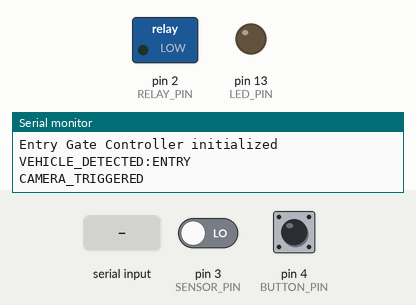
Bench run of a sketch on a simulated Arduino Uno, built with avr-gcc and run on an emulated ATmega328P. Parts: switched loads named in the sketch (green lamp = pin HIGH), output pins drawn as LEDs (lit = HIGH), the last lines printed to the serial monitor. The test bench sets the inputs (shaded band); at power-on: pin 4 (BUTTON_PIN) HIGH, pin 3 (SENSOR_PIN) LOW. Pins used as bus, display or sensor lines are not drawn.

Above: at 1.2 s.
1.3 s: pin 4 (BUTTON_PIN) pulled LOW for 0.15 s
At 2.0 s:
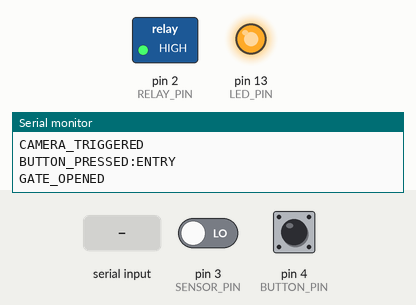
4.4 s: "CLOSE_GATE\n" received over Serial
At 5.3 s:
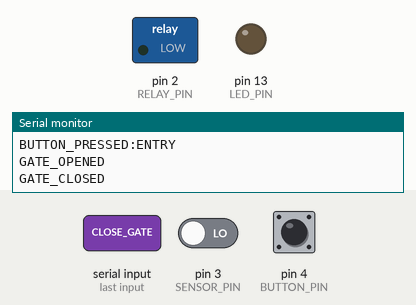
5.9 s: "OPEN_GATE\n" received over Serial
At 6.4 s:
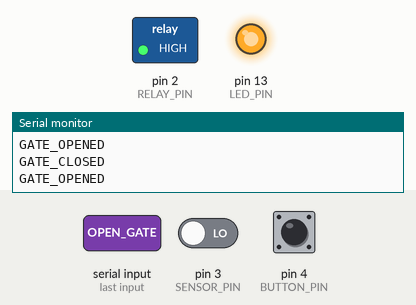
7.4 s: pin 4 (BUTTON_PIN) pulled LOW for 1 s
At 7.9 s:
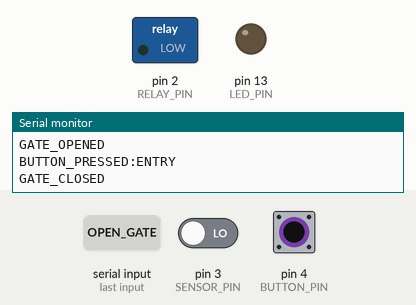
Timing chart, 0 to 10.4 s (numbered marks = the images above; inputs shaded):
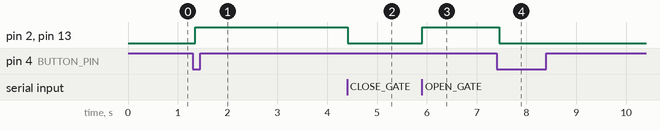

The sketch:

relay.ino
```cpp
/*
 * ParkIRC Entry Gate Controller
 *
 * Controls the entry gate for a parking system
 * Interfaces with sensors and communicates with the desktop application
 */

// Define pins
const int RELAY_PIN = 2;       // Relay control pin
const int SENSOR_PIN = 3;      // Vehicle sensor pin (IR sensor or loop detector)
const int BUTTON_PIN = 4;      // Manual button pin
const int LED_PIN = 13;        // Status LED
const int CAMERA_TRIGGER_PIN = 5;  // Pin to trigger external camera (optional)
const int PRINTER_TRIGGER_PIN = 6; // Pin to trigger external thermal printer (optional)

// Timing constants
const unsigned long GATE_OPEN_TIME = 10000;  // Time gate stays open (10 seconds)
const unsigned long DEBOUNCE_DELAY = 50;     // Debounce time for button (50ms)
const unsigned long CAMERA_TRIGGER_TIME = 200; // Camera trigger pulse duration (ms)
const unsigned long PRINTER_TRIGGER_TIME = 500; // Printer trigger pulse duration (ms)

// State variables
bool gateOpen = false;
bool vehicleDetected = false;
bool lastButtonState = HIGH;   // Assuming pull-up resistor
bool buttonState = HIGH;       // Assuming pull-up resistor
unsigned long lastDebounceTime = 0;
unsigned long gateOpenTime = 0;
unsigned long cameraTriggerTime = 0;
unsigned long printerTriggerTime = 0;
bool cameraTriggerActive = false;
bool printerTriggerActive = false;
String ticketData = "";

void setup() {
  // Initialize serial communication
  Serial.begin(9600);

  // Initialize pins
  pinMode(RELAY_PIN, OUTPUT);
  pinMode(SENSOR_PIN, INPUT);
  pinMode(BUTTON_PIN, INPUT_PULLUP);
  pinMode(LED_PIN, OUTPUT);
  pinMode(CAMERA_TRIGGER_PIN, OUTPUT);
  pinMode(PRINTER_TRIGGER_PIN, OUTPUT);

  // Initialize outputs to inactive state
  digitalWrite(RELAY_PIN, LOW);
  digitalWrite(LED_PIN, LOW);
  digitalWrite(CAMERA_TRIGGER_PIN, LOW);
  digitalWrite(PRINTER_TRIGGER_PIN, LOW);

  // Initialize gate to closed position
  closeGate();

  Serial.println("Entry Gate Controller initialized");
}

void loop() {
  // Check for commands from desktop application
  checkSerialCommands();

  // Check vehicle sensor
  checkVehicleSensor();

  // Check manual button
  checkButton();

  // Check if it's time to close the gate
  checkGateTimer();

  // Check camera and printer trigger timers
  checkCameraTimer();
  checkPrinterTimer();
}

void checkSerialCommands() {
  if (Serial.available() > 0) {
    String command = Serial.readStringUntil('\n');
    command.trim();

    if (command == "OPEN_GATE") {
      openGate();
    }
    else if (command == "CLOSE_GATE") {
      closeGate();
    }
    else if (command == "STATUS") {
      sendStatus();
    }
    else if (command.startsWith("CAPTURE_IMAGE")) {
      triggerCamera();
    }
    else if (command.startsWith("PRINTV:")) {
      // Extract ticket data from command (format: PRINTV:DATA_TO_PRINT)
      ticketData = command.substring(7);
      triggerPrinter();
    }
  }
}

void checkVehicleSensor() {
  bool currentSensorState = digitalRead(SENSOR_PIN) == LOW; // LOW when vehicle is detected

  // If sensor state has changed
  if (currentSensorState != vehicleDetected) {
    vehicleDetected = currentSensorState;

    if (vehicleDetected) {
      // Vehicle has been detected
      Serial.println("VEHICLE_DETECTED:ENTRY");

      // Auto-trigger camera when vehicle is detected
      triggerCamera();
    } else {
      // Vehicle has left sensor area
      Serial.println("VEHICLE_LEFT:ENTRY");
    }
  }
}

void checkButton() {
  // Read button state with debounce
  int reading = digitalRead(BUTTON_PIN);

  if (reading != lastButtonState) {
    lastDebounceTime = millis();
  }

  if ((millis() - lastDebounceTime) > DEBOUNCE_DELAY) {
    if (reading != buttonState) {
      buttonState = reading;

      // Button is pressed (LOW due to pull-up)
      if (buttonState == LOW) {
        Serial.println("BUTTON_PRESSED:ENTRY");
        toggleGate();
      }
    }
  }

  lastButtonState = reading;
}

void checkGateTimer() {
  // Auto-close gate after timeout if it's open
  if (gateOpen && (millis() - gateOpenTime > GATE_OPEN_TIME)) {
    closeGate();
  }
}

void checkCameraTimer() {
  // Turn off camera trigger after specified duration
  if (cameraTriggerActive && (millis() - cameraTriggerTime > CAMERA_TRIGGER_TIME)) {
    digitalWrite(CAMERA_TRIGGER_PIN, LOW);
    cameraTriggerActive = false;
  }
}

void checkPrinterTimer() {
  // Turn off printer trigger after specified duration
  if (printerTriggerActive && (millis() - printerTriggerTime > PRINTER_TRIGGER_TIME)) {
    digitalWrite(PRINTER_TRIGGER_PIN, LOW);
    printerTriggerActive = false;
  }
}

void openGate() {
  if (!gateOpen) {
    digitalWrite(RELAY_PIN, HIGH);  // Activate relay
    digitalWrite(LED_PIN, HIGH);    // Turn on LED
    gateOpen = true;
    gateOpenTime = millis();        // Start timer
    Serial.println("GATE_OPENED");
  }
}

void closeGate() {
  if (gateOpen) {
    digitalWrite(RELAY_PIN, LOW);   // Deactivate relay
    digitalWrite(LED_PIN, LOW);     // Turn off LED
    gateOpen = false;
    Serial.println("GATE_CLOSED");
  }
}

void toggleGate() {
  if (gateOpen) {
    closeGate();
  } else {
    openGate();
  }
}

void triggerCamera() {
  // Activate camera trigger pin (could connect to camera's remote shutter)
  digitalWrite(CAMERA_TRIGGER_PIN, HIGH);
  cameraTriggerTime = millis();
  cameraTriggerActive = true;
  Serial.println("CAMERA_TRIGGERED");
}

void triggerPrinter() {
  // Activate printer trigger pin
  digitalWrite(PRINTER_TRIGGER_PIN, HIGH);
  printerTriggerTime = millis();
  printerTriggerActive = true;
  Serial.println("PRINTING_TICKET:" + ticketData);
}

void sendStatus() {
  Serial.print("STATUS:");
  Serial.print(gateOpen ? "OPEN" : "CLOSED");
  Serial.print(",");
  Serial.println(vehicleDetected ? "VEHICLE_DETECTED" : "NO_VEHICLE");
} 
```

Measured:
- after the input at 1.3 s, pin 2 (RELAY_PIN), pin 13 (LED_PIN): LOW → HIGH after 0.05 s
- after the input at 4.4 s, pin 2 (RELAY_PIN), pin 13 (LED_PIN): HIGH → LOW at once
- after the input at 5.9 s, pin 2 (RELAY_PIN), pin 13 (LED_PIN): LOW → HIGH at once
- after the input at 7.4 s, pin 2 (RELAY_PIN), pin 13 (LED_PIN): HIGH → LOW after 0.05 s
